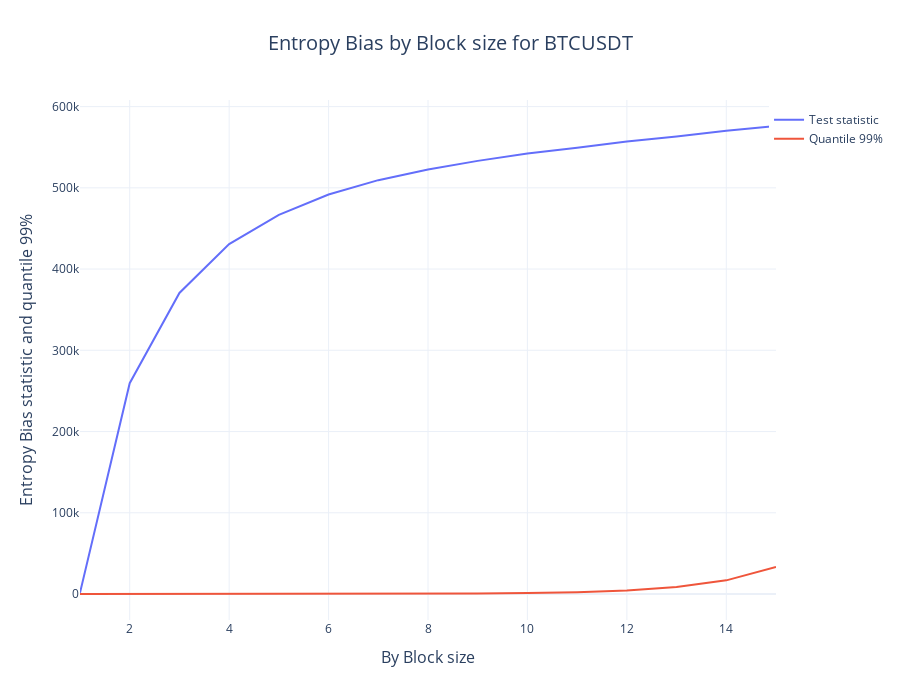

Write notebook code for a chart like this one.
### Code cell
plot_test(x_values=df_test_block.index, 
          y1_values=df_test_block['Test statistic'].values,
          y2_values=df_test_block['Quantile 99'].values,
          test='Entropy Bias',
          x_label='Block size',
          pair='BTCUSDT')

### Figure 1 — Plotly figure (JSON) as saved in the notebook; plotly's stock layout.template omitted (floating-point values rounded to 4 significant figures)
{"data": [{"line": {"color": "dark red", "width": 2}, "mode": "lines", "name": "Test statistic", "type": "scatter", "x": [1, 2, 3, 4, 5, 6, 7, 8, 9, 10, 11, 12, 13, 14, 15], "y": [1473.0, 259500.0, 370600.0, 430700.0, 466800.0, 491800.0, 509400.0, 522600.0, 533200.0, 542300.0, 549400.0, 557000.0, 563200.0, 570200.0, 576100.0]}, {"line": {"color": "dark green", "width": 2}, "mode": "lines", "name": "Quantile 99%", "type": "scatter", "x": [1, 2, 3, 4, 5, 6, 7, 8, 9, 10, 11, 12, 13, 14, 15], "y": [6.635, 11.34, 18.48, 30.58, 52.19, 92.01, 167.0, 310.5, 588.3, 1131.0, 2199.0, 4308.0, 8492.0, 16810.0, 33370.0]}], "layout": {"height": 700, "legend": {"x": 0.99, "xanchor": "left", "y": 0.99, "yanchor": "top"}, "title": {"font": {"size": 20}, "text": "Entropy Bias by Block size for BTCUSDT", "x": 0.5, "xanchor": "center"}, "width": 900, "xaxis": {"title": {"font": {"size": 16}, "text": "By Block size"}}, "yaxis": {"title": {"font": {"size": 16}, "text": "Entropy Bias statistic and quantile 99%"}}}}
